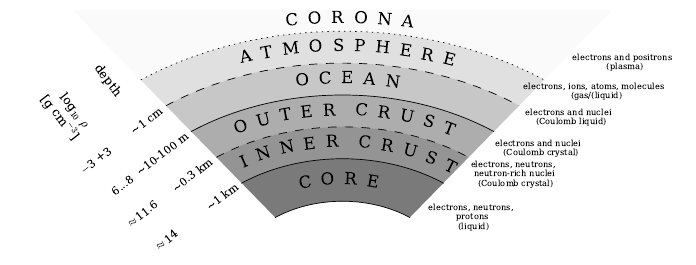

Recreate this plot in Python.
import sys
import os
import matplotlib
import matplotlib.pyplot as plt
import numpy as np
#import units as cgs
from math import pi
#from polytropes import monotrope, polytrope
#from crust import SLyCrust
#from eoslib import get_eos, glue_crust_and_core, eosLib
#from scipy.integrate import odeint
#from label_line import label_line

import math

import matplotlib.patches as patches
from scipy.optimize import minimize_scalar

from pylab import Polygon
from curved_text import CurvedText

#from matplotlib.path import Path
#from matplotlib.patches import PathPatch
#from matplotlib import cm

import palettable as pal
cmap = pal.colorbrewer.qualitative.Set1_6.mpl_colormap

pi = np.pi


#--------------------------------------------------
def arc(r, a1=0.0, a2=pi/3):

    N = 100
    x = np.zeros(N) 
    y = np.zeros(N) 
    for i, a in enumerate(np.linspace(a1, a2, N)):
        x[i] = r*np.sin(a) 
        y[i] = r*np.cos(a) 

    return x, y

def slice(r1, r2, a1=0.0, a2=pi/3):

    if r1 == 0.0:
        x1 = np.array([0.0, 0.0])
        y1 = np.array([0.0, 0.0])
    else:
        x1, y1 = arc(r1, a1=a1, a2=a2)

    x2, y2 = arc(r2, a1=a1, a2=a2)

    #combine (numpy is stupid about array + scalar merging so we do it in parts)
    x = np.append( x1[0:1], x2 )
    x = np.append(x, np.flipud(x1) )
    y = np.append( y1[0:1], y2 )
    y = np.append(y, np.flipud(y1) )

    return x, y

def fill_slice(ax, r1, r2, a1, a2, fmt):
    xx, yy = slice(r1, r2, a1=a1, a2=a2)
    ax.add_patch(Polygon(zip(xx,yy),
                      closed=True, 
                      **fmt))

    return None


def fill_box(ax, r1, r2, fmt):
    xmax = 1.0e36
    xmin = 1.0e-2
    xx = [xmax, xmin, xmin, xmax]
    yy = [r2, r2, r1, r1]

    ax.add_patch(Polygon(zip(xx,yy),
                      closed=True, 
                      **fmt))



plt.rc('font', family='serif')
plt.rc('xtick', labelsize=7)
plt.rc('ytick', labelsize=7)
plt.rc('axes', labelsize=7)


#fig = plt.figure(figsize=(3.54, 2.19)) #single column fig
fig = plt.figure(figsize=(7.48, 2.5))  #two column figure
gs = plt.GridSpec(1, 1, wspace=0.0)

ax = plt.subplot(gs[0, 0])
ax.minorticks_on()
ax.set_xlim(-11, 12.0)
ax.set_ylim(3.0, 13.0)
ax.axis('off')

#ax.set_yticklabels([])
#ax.set_xticklabels([])


#-------------------------------------------------- 

p1 = -pi/5
p2 = pi/5

def pol2xy(r, ang):
    x = r*np.sin(ang)
    y = r*np.cos(ang)
    return (x,y)


rads = [20.0, 12.0, 10.5, 9.0, 7.5, 6.0, 4.0]
labels = ['               C O R O N A',
        '        A T M O S P H E R E',
        '           O C E A N',
        '  O U T E R  C R U S T',
        'I N N E R  C R U S T',
        '   C O R E',
        ]

lstyles = ['dotted', 'dashed', 'solid', 'dashed', 'solid', None]

for i in range(len(rads)-1):
    alpha = 0.02 + i*0.1
    r1 = rads[i]
    r2 = rads[i+1]
    fill_slice(ax, r2, r1, p1, p2, fmt={'linewidth':0.0, 'facecolor':'k', 'alpha':alpha,})

    r = 0.5*(r1+r2)
    if i == 0:
        r = 12.6

    x, y = arc(r2, p1, p2)
    lstyle = lstyles[i]
    ax.plot(x, y, linestyle=lstyle, color='black', linewidth=0.5)

    x, y = arc(r, -pi/5, pi/5)

    label = labels[i]
    text = CurvedText(x, y, text=label, va='center', axes=ax)




textang = pi/5
x, y = pol2xy(15.0, textang)
#ax.text(x,y, r'$e^{-}$ $e^{+}$', size = 10)

xloc = 8.0

#ax.text(xloc, 10.0,  'electrons, ions,\n atoms, molecules \n (gas/liquid)', size = 9, ha='center', va='center')

strings = ['electrons and positrons \n (plasma)',
        'electrons, ions, atoms, molecules \n (gas/(liquid)',
        'electrons and nuclei \n (Coulomb liquid)',
        'electrons and nuclei \n (Coulomb crystal)',
        'electrons, neutrons, \n neutron-rich nuclei \n (Coulomb crystal)',
        'electrons, neutrons, \n protons \n (liquid)',
        ]

arrowang = pi/5.0
textang = pi/4
rads = [13.0, 11.3, 9.8,8.0, 6.5, 4.0]
ylocs = [10.0, 8.0, 6.0, 4.0, 2.0]


for i in [0,1,2,3,4,5]:
    xa, ya = pol2xy(rads[i], arrowang)
    x, y = pol2xy(rads[i]-1.0, textang)
    string = strings[i]
    #ax.annotate(string, xy=(xa, ya), xytext=(x+2.5, y),
    #            ha='center', va='center',
    #            arrowprops=dict(facecolor='black', shrink=0.05, width=0.5, headwidth=5.0, headlength=5),
    #            size=7.0,
    #            )
    ax.text(xa+2.2, ya, string, size=6.0, ha='center', va='center')


#x, y = pol2xy(10.5, textang)
#ax.text(x,y, r'$e^{-}$ $Z$', size = 10)
#x, y = pol2xy(7.0, textang)
#ax.text(x,y, r'$e^{-}$ $Z$ $n$', size = 10)


strings2=['$-$3 +3        ~1 cm',
          '6...8  ~10-100 m',
          '$\\approx$11.6      ~0.3 km',
          '$\\approx$14           ~1 km'
          ]

rads = [10.5, 9.0, 7.5, 6.0, 4.0]
ang = -pi/5
for i in range(4):
    
    x,y = pol2xy(rads[i], ang)
    ax.text(x, y, strings2[i], size=8, rotation=38, ha='right', va='top')
    

x, y = pol2xy(13.0, -pi/5)
ax.text(x,y, 'depth', rotation=-52, ha='right', va='top', size=9)

x, y = pol2xy(13.0, -pi/4.3)
ax.text(x,y, 'log$_{10}$ $\\rho$ \n [g cm$^{-3}$]', rotation=-52, ha='right', va='top', size=9)


plt.subplots_adjust(left=0.1, bottom=0.0, right=0.98, top=0.85, wspace=0.0, hspace=0.0)
plt.savefig('atmos.pdf', bbox_inches='tight')

